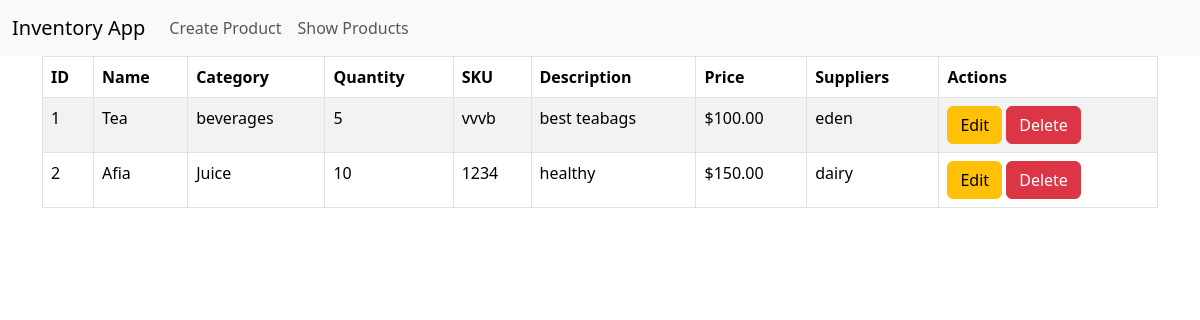
Page /list/ on the committed database.
### invapp/models.py (models this page shows, shortened)
class Product(models.Model):
    product_id = models.AutoField(primary_key=True)
    name = models.CharField(max_length=100)
    sku = models.CharField(max_length=50, unique=True)
    category = models.CharField(max_length=50)
    description = models.TextField()
    price = models.DecimalField(max_digits=10, decimal_places=2)
    stock = models.PositiveIntegerField()
    supplier = models.CharField(max_length=100)

### invapp/views.py (the view)
# urls.py: path('list/', views.product_list_view, name='product_list'),
def product_list_view(request):
    products = Product.objects.all()
    return render(request, 'invapp/productlist.html', {'products': products})

### invapp/templates/invapp/productlist.html (shortened to what this page needs)
{% extends 'invapp/layout.html' %}
{% block content %}
<h1 class="text-center">Products</h1>
<table class="table table-bordered table-striped">
    <thead class="thead-dark">
        <tr>
            <th>ID</th>
            <th>Name</th>
            <th>Category</th>
            <th>Quantity</th>
            <th>SKU</th>
            <th>Description</th>
            <th>Price</th>
            <th>Suppliers</th>
            <th>Actions</th>
        </tr>
    </thead>
    <tbody>
        {% for product in products %}
        <tr>
            <td>{{ product.product_id }}</td>
            <td>{{ product.name }}</td>
            <td>{{ product.category }}</td>
            <td>{{ product.stock }}</td>
            <td>{{ product.sku }}</td>
            <td>{{ product.description }}</td>
            <td>${{ product.price }}</td>
            <td>{{ product.supplier}}</td>
            <td>
                <a href="{% url 'product_update' product.product_id %}" class="btn btn-warning">Edit</a>
                <a href="{% url 'product_delete' product.product_id %}" class="btn btn-danger">Delete</a>
            </td>
        </tr>
        {% endfor %}
</table>
{% endblock %}

### invapp/templates/invapp/layout.html (shortened to what this page needs)
<!DOCTYPE html>
<html lang="en">
<head>
<link href="https://cdn.jsdelivr.net/npm/bootstrap@5.3.7/dist/css/bootstrap.min.css" rel="stylesheet">
</head>
<body>
    <nav class="navbar navbar-expand-lg navbar-light bg-light fixed-top">
        <div class="container-fluid">
            <a class="navbar-brand" href="{% url 'home' %}">Inventory App</a>
            <div class="collapse navbar-collapse" id="navbarNav">
                <ul class="navbar-nav">
                    <li class="nav-item">
                        <a class="nav-link" href="{% url 'product_create' %}">Create Product</a>
                    </li>
                    <li class="nav-item">
                        <a class="nav-link" href="{% url 'product_list' %}">Show Products</a>
                    </li>
                </ul>
            </div>
        </div>
    </nav>
  <div class="container">
{% block content %}
{% endblock %}
    </div>
  </body>
</body>
</html>

### rows in the picture
Product: product_id "1", name "Tea", category "beverages", stock "5", sku "vvvb", description "best teabags", price "100.00", supplier "eden"
Product: product_id "2", name "Afia", category "Juice", stock "10", sku "1234", description "healthy", price "150.00", supplier "dairy"
